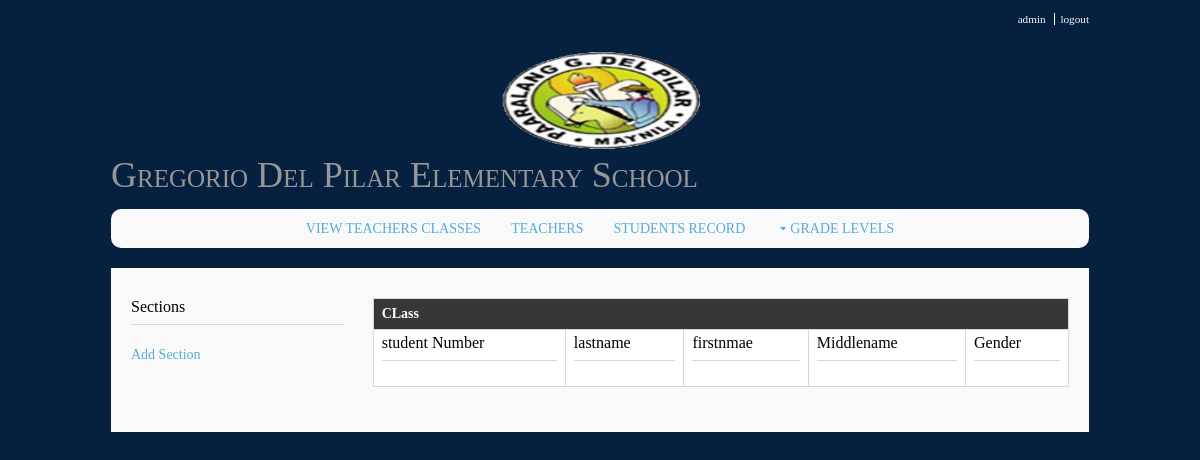
/grade_sec.php?g_id=1&g=kinder 1&s=Love1 (signed in), run on an earlier commit of the app's database.
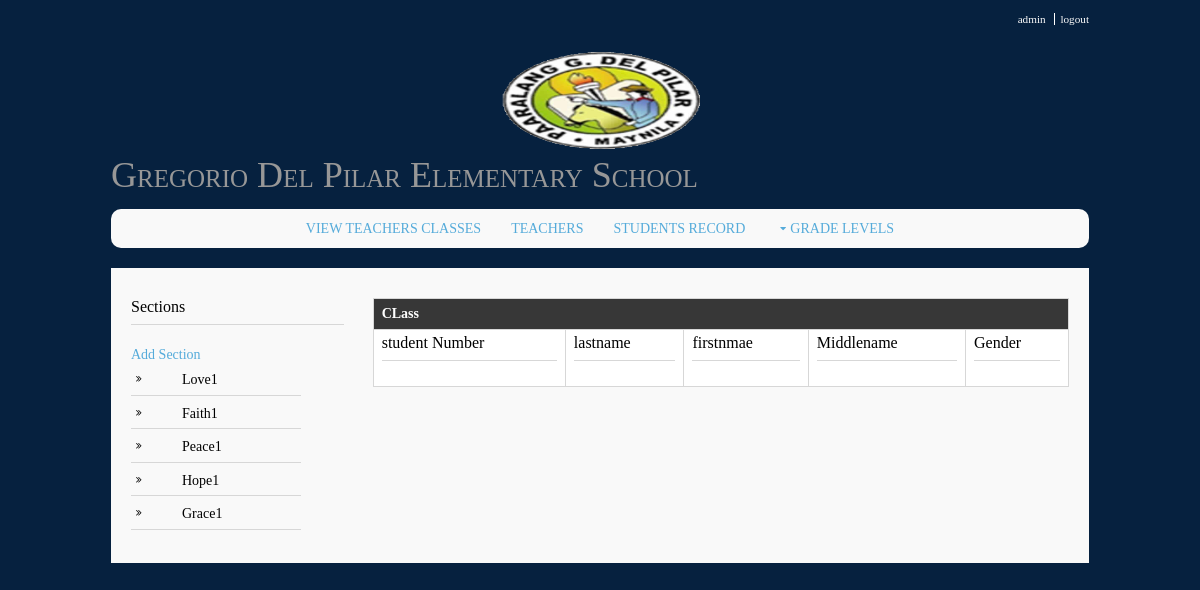
And on a later commit of the database.
### tables this page shows
CREATE TABLE `sections` (
  `sec_id` int(255) NOT NULL,
  `g_id` int(11) NOT NULL,
  `sec_name` varchar(50) NOT NULL
);

### grade_sec.php (the view, shortened to what this page needs)
<?php
require "required_files.php";
  require_once ("functions/functions.php");
      $g_id = $_GET['g_id'];
           $sections = "SELECT * FROM sections WHERE g_id = '$g_id' ";
           $result_sec = mysqli_query($connect, $sections);
             $g_level = "SELECT * FROM g_level WHERE g_id= '$g_id' ";
            $res = mysqli_query($connect, $g_level);
             while ($row= mysqli_fetch_array($res, MYSQLI_ASSOC)){
              $grade_level = $row['grade_name'];
             }
 ?>
<!DOCTYPE html>
<html>
<head>
  <div class='wrapper row0'>
 <div id='topbar' class='clear'>
<nav>
 <ul>
  <li> <?php echo $_SESSION['username'];?></li>
 <li><a href='logout.php'>logout</a></li>
 </ul>
 </nav>
 </div>
</div>
<?php
 echo layout();
?>
<div class="wrapper row2">
  <div class="rounded">
    <nav id="mainav" class="clear">
	 <?php
	 echo navigation_principal();
	?>
  </div>
</div>
<div class="wrapper row3">
  <div class="rounded">
    <main class="container clear">
       <div class="sidebar one_quarter first">
        <h6>Sections</h6> <a href='add_section.php?g_id=<?php echo $g_id; ?>'>Add Section</a>
        <nav class="sdb_holder">
        <ul>
        <?php while ($row= mysqli_fetch_array($result_sec, MYSQLI_ASSOC)){ ?>
        <li><a href="grade_sec.php?g_id=<?php echo $g_id; ?>&g=<?php echo $grade_level; ?>&s=<?php echo $row['sec_name']; ?>"><?php echo $row['sec_name']; ?></a></li>
        <?php }?>
        </ul>
        </nav>
        </div>
        <div id="content" class="three_quarter">
             <table>
                  <tr><th colspan=5>CLass</th></tr>
                  <tr><td><h3> student Number  </h3></td><td><h3> lastname </h3></td><td><h3> firstnmae </h3></td><td><h3> Middlename </h3></td>
                  <td><h3>Gender</h3></td></tr>
                  </table>
        </div>
    </main>
  </div>
</div>
</body>
</html>

What changed in the data, as far as the page shows it:
now on this page (row edited): sections: sec_name "Love1"
now on this page (row edited): sections: sec_name "Faith1"
now on this page (row edited): sections: sec_name "Peace1"
now on this page (row edited): sections: sec_name "Hope1"
now on this page (row edited): sections: sec_name "Grace1"
